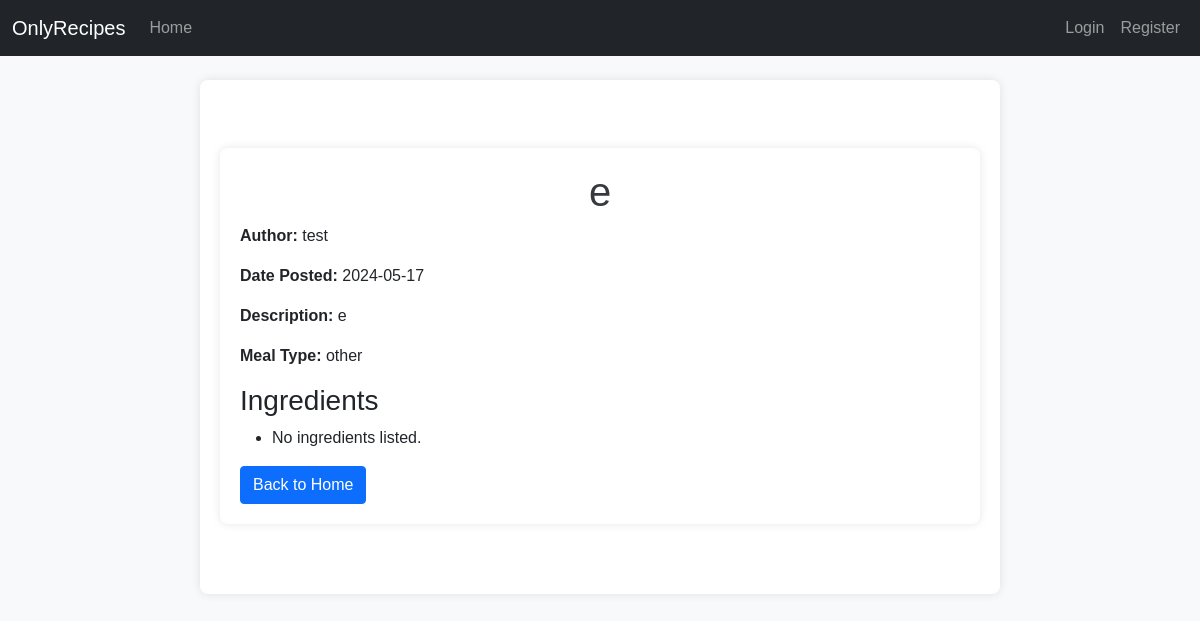
Page /view_recipe_request/1 on the earlier database version.
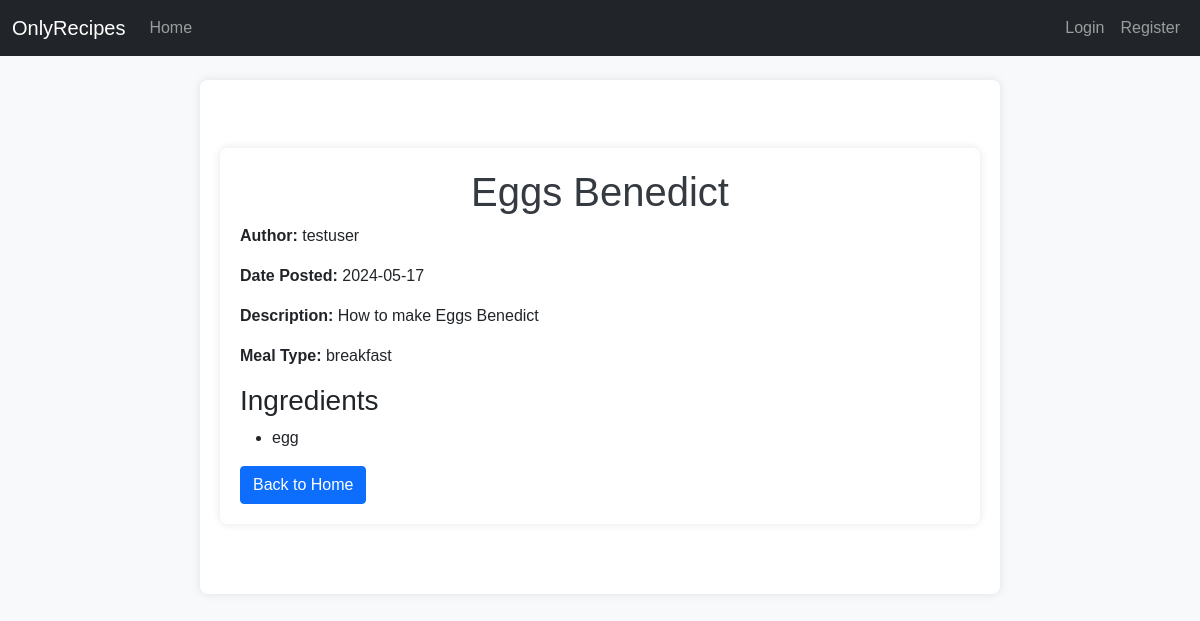
Same page on the later database version.
### app/models.py (models this page shows, shortened)
class RecipeRequest(db.Model):
    id = db.Column(db.Integer, primary_key=True)
    title = db.Column(db.String(100), unique=True, nullable=False)
    description = db.Column(db.Text, nullable=False)
    meal_type = db.Column(db.String(50), nullable=False)
    created_at = db.Column(db.DateTime, default=datetime.utcnow)
    ingredients = db.relationship('Ingredient', secondary=recipe_request_ingredients, lazy='subquery', backref=db.backref('recipe_requests', lazy=True))
    user_id = db.Column(db.Integer, db.ForeignKey('user.id'), nullable=False)

class User(db.Model, UserMixin):
    id = db.Column(db.Integer, primary_key=True)
    username = db.Column(db.String(80), unique=True, nullable=False)
    email = db.Column(db.String(120), unique=True, nullable=False)
    password_hash = db.Column(db.String(128))
    recipe_requests = db.relationship('RecipeRequest', backref='author', lazy=True)
    replies = db.relationship('RecipeReply', backref='replier', lazy=True)
    recipes = db.relationship('Recipe', backref='author', lazy=True)

class Ingredient(db.Model):
    id = db.Column(db.Integer, primary_key=True)
    name = db.Column(db.String(50), unique=True)

### app/routes.py (the view)
@bp.route('/view_recipe_request/<int:id>', methods=['GET'])
def view_recipe_request(id):
    request = RecipeRequest.query.get_or_404(id)
    return render_template('view_recipe_request.html', request=request)

### app/templates/view_recipe_request.html
{% extends "base.html" %}
{% block content %}
<div class="container mt-5">
    <div class="row">
        <div class="col-md-12">
            <h1>{{ request.title }}</h1>
            <p><strong>Author:</strong> {{ request.author.username }}</p>
            <p><strong>Date Posted:</strong> {{ request.created_at.strftime('%Y-%m-%d') }}</p>
            <p><strong>Description:</strong> {{ request.description }}</p>
            <p><strong>Meal Type:</strong> {{ request.meal_type }}</p>
            <h3>Ingredients</h3>
            <ul>
                {% for ingredient in request.ingredients %}
                    <li>{{ ingredient.name }}</li>
                {% else %}
                    <li>No ingredients listed.</li>
                {% endfor %}
            </ul>
            <a href="{{ url_for('main.index') }}" class="btn btn-primary">Back to Home</a>
        </div>
    </div>
</div>
{% endblock %}

### app/templates/base.html (shortened to what this page needs)
<!DOCTYPE html>
<html lang="en">
<head>
    <link href="https://cdn.jsdelivr.net/npm/bootstrap@5.1.3/dist/css/bootstrap.min.css" rel="stylesheet">
    <link rel="stylesheet" href="{{ url_for('static', filename='css/styles.css') }}">
</head>
<body>
    <nav class="navbar navbar-expand-lg navbar-dark bg-dark">
        <div class="container-fluid">
            <a class="navbar-brand" href="{{ url_for('main.home') }}">OnlyRecipes</a>
            <div class="collapse navbar-collapse" id="navbarNav">
                <ul class="navbar-nav">
                    <li class="nav-item">
                        <a class="nav-link" href="{{ url_for('main.home') }}">Home</a>
                    </li>
                </ul>
            </div>
            <ul class="navbar-nav ml-auto">
                {% if current_user.is_authenticated %}
                <li class="nav-item">
                    <a class="nav-link" href="{{ url_for('main.account') }}">Account</a>
                </li>
                {% else %}
                <li class="nav-item">
                    <a class="nav-link" href="{{ url_for('main.login') }}">Login</a>
                </li>
                <li class="nav-item">
                    <a class="nav-link" href="{{ url_for('main.register') }}">Register</a>
                </li>
                {% endif %}
            </ul>
        </div>
    </nav>
    <div class="container mt-4">
        {% block content %}
        {% endblock %}
    </div>
</body>
</html>

### app/static/css/styles.css (style rules this page uses)
body { font-family: Arial, sans-serif; background-color: #f8f9fa; margin: 0; padding: 0; }
.container { max-width: 800px; margin: 50px auto; padding: 20px; background-color: #ffffff; border-radius: 8px; box-shadow: 0 0 10px rgba(0, 0, 0, 0.1); }
h1, h2 { text-align: center; color: #343a40; }

Differences in the rows shown:
removed User: author.username "test"
changed RecipeRequest: title "e" → "Eggs Benedict"; description "e" → "How to make Eggs Benedict"; meal_type "other" → "breakfast"
now on this page (row edited): User: author.username "testuser"
added Ingredient: name "egg"
Other differences:
text no longer shown: "No ingredients listed."
